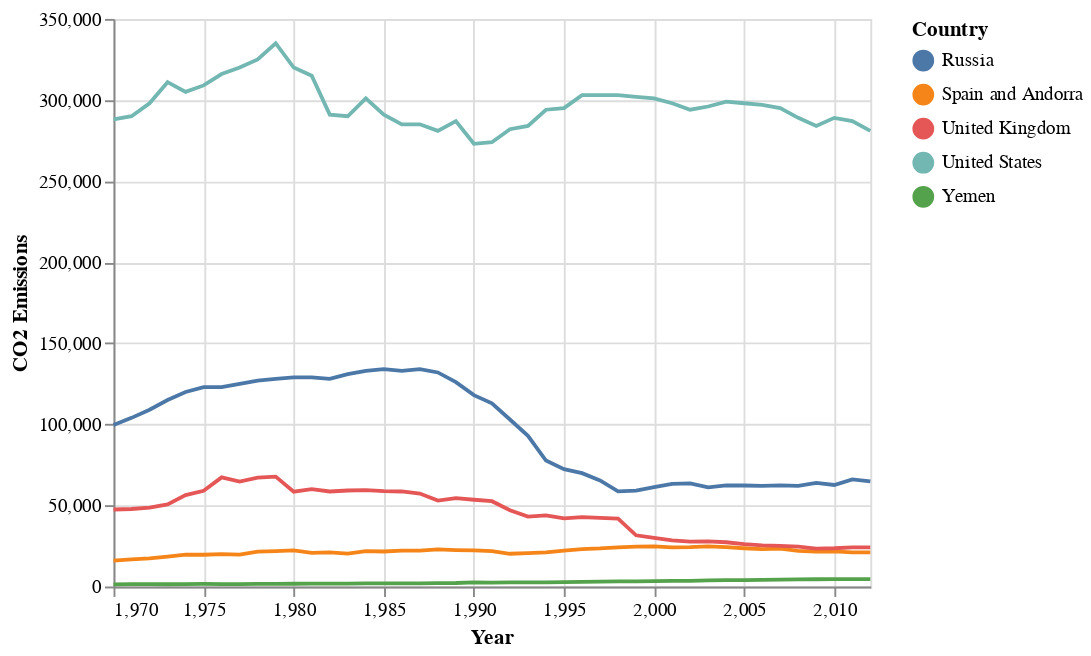

Notebook code cell kept with this figure:
### Code cell
nations = df2[df2["Country"].isin(["United States", "Russia", "United Kingdom", "Yemen", "Spain and Andorra"])]

highlight = alt.selection(type = "single", on = "mouseover", fields = ["Country"], nearest = True)

nat = alt.Chart(nations).mark_line().encode(
    alt.X("Year:Q",scale = alt.Scale(domain = (1970, 2012))),
    alt.Y("Emissions_Type_CO2:Q", title = "CO2 Emissions"),
    color=alt.condition(highlight, "Country:N", alt.value("lightgray"))
)

points = nat.mark_circle().encode(
    opacity=alt.value(0)
).add_selection(
    highlight
)

points + nat

#link i referenced from: https://altair-viz.github.io/gallery/multiline_highlight.html

### Figure 1 — Vega-Lite specification as saved in the notebook (floating-point values rounded to 4 significant figures; data arrays with more than 128 entries replaced by an {"elided": "..."} marker saying what was removed)
{"config": {"view": {"continuousWidth": 400, "continuousHeight": 300}}, "layer": [{"mark": "circle", "encoding": {"color": {"condition": {"type": "nominal", "field": "Country", "selection": "selector001"}, "value": "lightgray"}, "opacity": {"value": 0}, "x": {"type": "quantitative", "field": "Year", "scale": {"domain": [1970, 2012]}}, "y": {"type": "quantitative", "field": "Emissions_Type_CO2", "title": "CO2 Emissions"}}, "selection": {"selector001": {"type": "single", "on": "mouseover", "fields": ["Country"], "nearest": true}}}, {"mark": "line", "encoding": {"color": {"condition": {"type": "nominal", "field": "Country", "selection": "selector001"}, "value": "lightgray"}, "x": {"type": "quantitative", "field": "Year", "scale": {"domain": [1970, 2012]}}, "y": {"type": "quantitative", "field": "Emissions_Type_CO2", "title": "CO2 Emissions"}}}], "data": {"name": "data-7b06360af9f3dd8657218a5ec56e2dc8"}, "$schema": "https://vega.github.io/schema/vega-lite/v4.8.1.json", "datasets": {"data-7b06360af9f3dd8657218a5ec56e2dc8": {"elided": "215 records"}}}
